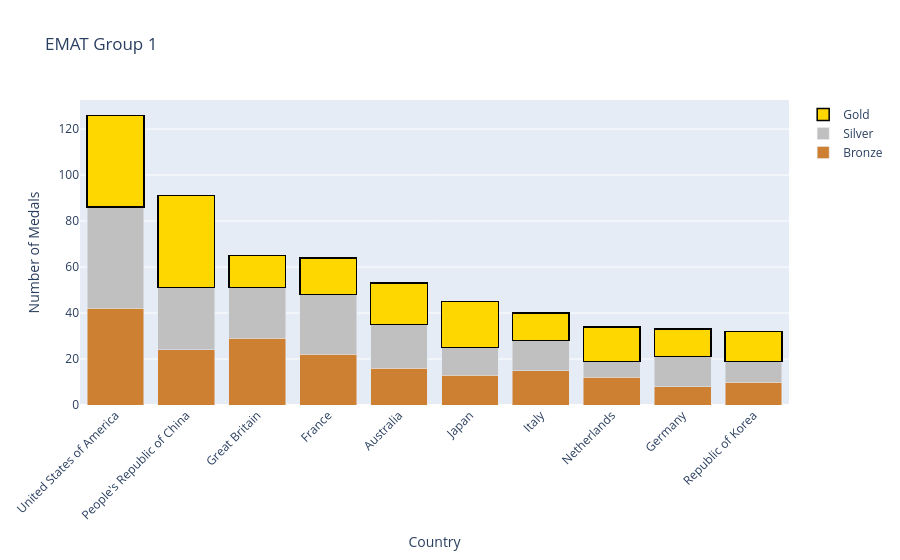

Notebook source saved alongside this figure:
### Code cell
stacked_bar_fig=go.Figure(data=traces) 

stacked_bar_fig.update_layout( 
    barmode='stack', 
    title='EMAT Group 1', 
    xaxis_title='Country', 
    yaxis_title="Number of Medals",  
    xaxis_tickangle =-45, 
    hovermode='x unified', 
    hoverlabel=dict( 
        bgcolor ='white', 
        font_size=12, 
        font_family='Arial'
    )

)

### Figure 1 — Plotly figure (JSON) as saved in the notebook; plotly's stock layout.template omitted (floating-point values rounded to 4 significant figures)
{"data": [{"hovertemplate": "<b>Bronze Medals:</b> %{y}<extra></extra>", "marker": {"color": "#cd7f32", "opacity": 1}, "name": "Bronze", "type": "bar", "x": ["United States of America", "People's Republic of China", "Great Britain", "France", "Australia", "Japan", "Italy", "Netherlands", "Germany", "Republic of Korea"], "y": [42, 24, 29, 22, 16, 13, 15, 12, 8, 10]}, {"hovertemplate": "<b>Silver Medals:</b> %{y}<extra></extra>", "marker": {"color": "silver", "opacity": 1}, "name": "Silver", "type": "bar", "x": ["United States of America", "People's Republic of China", "Great Britain", "France", "Australia", "Japan", "Italy", "Netherlands", "Germany", "Republic of Korea"], "y": [44, 27, 22, 26, 19, 12, 13, 7, 13, 9]}, {"hovertemplate": ["<b>Total Medals:</b>126<br><b>Gold Medals:</b> %{y}<extra></extra>", "<b>Total Medals:</b>91<br><b>Gold Medals:</b> %{y}<extra></extra>", "<b>Total Medals:</b>65<br><b>Gold Medals:</b> %{y}<extra></extra>", "<b>Total Medals:</b>64<br><b>Gold Medals:</b> %{y}<extra></extra>", "<b>Total Medals:</b>53<br><b>Gold Medals:</b> %{y}<extra></extra>", "<b>Total Medals:</b>45<br><b>Gold Medals:</b> %{y}<extra></extra>", "<b>Total Medals:</b>40<br><b>Gold Medals:</b> %{y}<extra></extra>", "<b>Total Medals:</b>34<br><b>Gold Medals:</b> %{y}<extra></extra>", "<b>Total Medals:</b>33<br><b>Gold Medals:</b> %{y}<extra></extra>", "<b>Total Medals:</b>32<br><b>Gold Medals:</b> %{y}<extra></extra>"], "marker": {"color": "gold", "line": {"color": "black", "width": 1.5}, "opacity": 1}, "name": "Gold", "type": "bar", "x": ["United States of America", "People's Republic of China", "Great Britain", "France", "Australia", "Japan", "Italy", "Netherlands", "Germany", "Republic of Korea"], "y": [40, 40, 14, 16, 18, 20, 12, 15, 12, 13]}], "layout": {"autosize": true, "barmode": "stack", "hoverlabel": {"bgcolor": "white", "font": {"family": "Arial", "size": 12}}, "hovermode": "x unified", "title": {"text": "EMAT Group 1"}, "xaxis": {"autorange": true, "range": [-0.5, 9.5], "tickangle": -45, "title": {"text": "Country"}, "type": "category"}, "yaxis": {"autorange": true, "range": [0, 132.6], "title": {"text": "Number of Medals"}, "type": "linear"}}}
